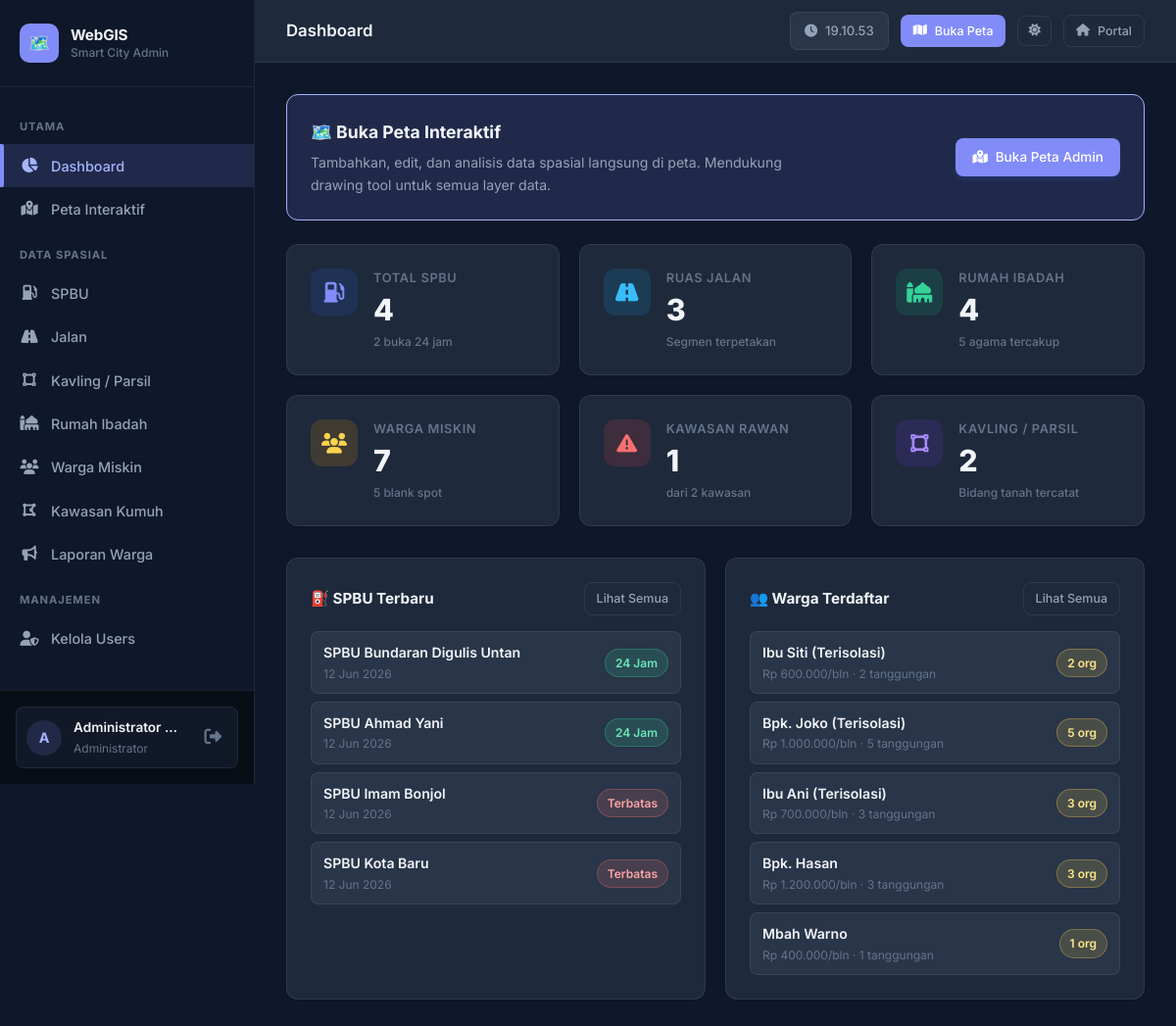
/webgis_app/panel_admin/index.php (signed in), run on an earlier commit of the app's database.
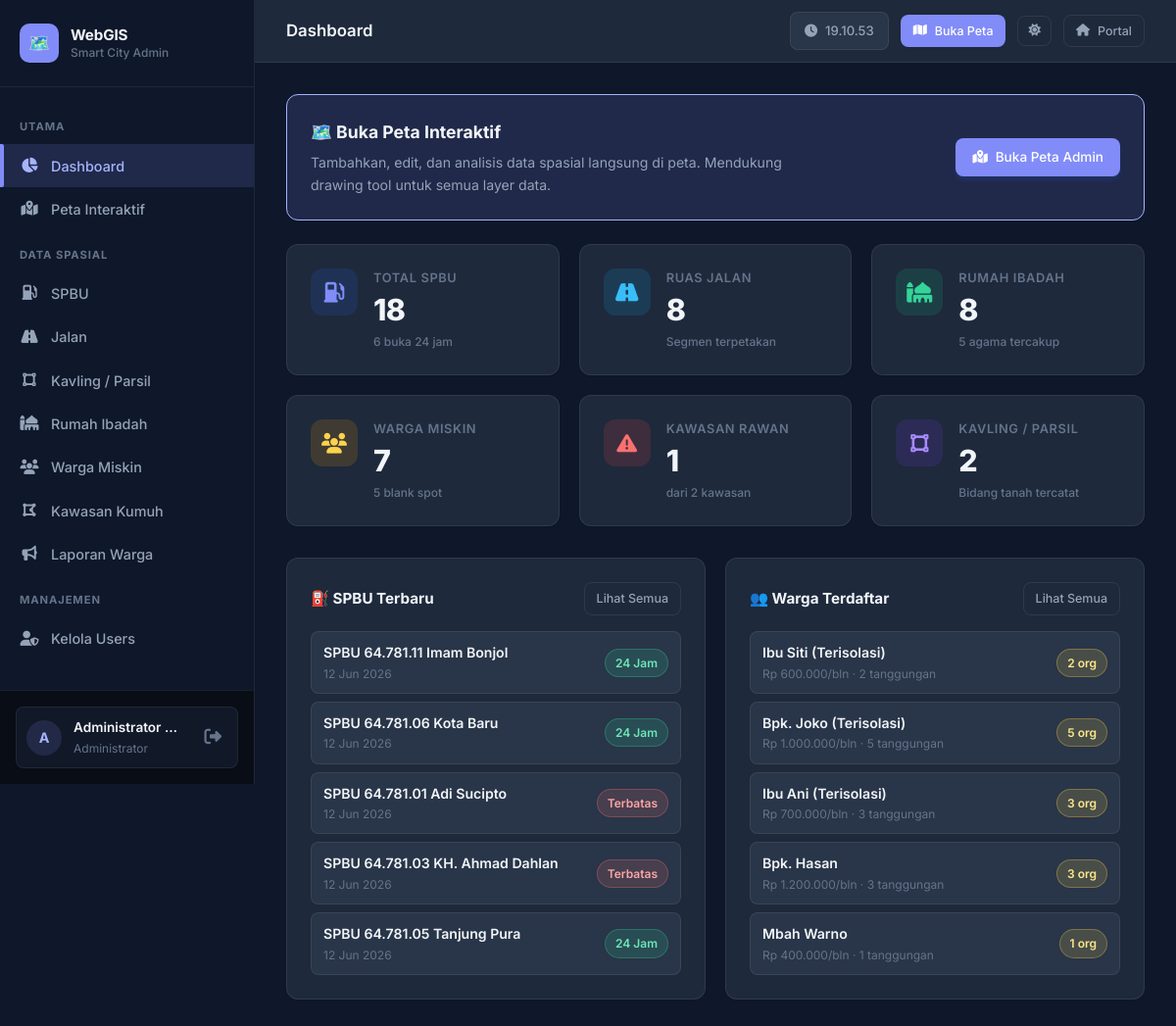
And on a later commit of the database.
### tables this page shows
CREATE TABLE spbu (
    id INT AUTO_INCREMENT PRIMARY KEY,
    nama VARCHAR(100) NOT NULL,
    deskripsi TEXT,
    buka_24_jam TINYINT(1) NOT NULL DEFAULT 0,
    geom GEOMETRY NOT NULL,
    created_at TIMESTAMP NOT NULL DEFAULT CURRENT_TIMESTAMP,
    SPATIAL INDEX idx_spbu_geom (geom)
);

CREATE TABLE warga_miskin (
    id INT AUTO_INCREMENT PRIMARY KEY,
    nama_kk VARCHAR(100) NOT NULL,
    penghasilan DECIMAL(15,2) NOT NULL,
    jumlah_tanggungan INT NOT NULL,
    geom GEOMETRY NOT NULL,
    created_at TIMESTAMP NOT NULL DEFAULT CURRENT_TIMESTAMP,
    SPATIAL INDEX idx_warga_miskin_geom (geom)
);

### webgis_app/panel_admin/index.php (the view, shortened to what the changed rows need)
<?php
$pdo = Database::getConnection();
$stats = $pdo->query("SELECT
    (SELECT COUNT(*) FROM spbu) as spbu,
    (SELECT COUNT(*) FROM jalan) as jalan,
    (SELECT COUNT(*) FROM kavling) as kavling,
    (SELECT COUNT(*) FROM rumah_ibadah) as rumah_ibadah,
    (SELECT COUNT(*) FROM warga_miskin) as warga_miskin,
    (SELECT COUNT(*) FROM kawasan_kumuh) as kawasan_kumuh,
    (SELECT COUNT(*) FROM spbu WHERE buka_24_jam=1) as spbu_24jam,
    (SELECT COUNT(*) FROM users) as total_users
")->fetch();
$recentSpbu = $pdo->query("SELECT nama, buka_24_jam, created_at FROM spbu ORDER BY created_at DESC LIMIT 5")->fetchAll();
$recentWarga = $pdo->query("SELECT nama_kk, penghasilan, jumlah_tanggungan, created_at FROM warga_miskin ORDER BY created_at DESC LIMIT 5")->fetchAll();
require_once __DIR__ . '/partials/header.php';
?>
<div class="stats-grid">
    <div class="stat-card primary">
        <div class="stat-body">
            <div class="stat-label">Total SPBU</div>
            <div class="stat-value" id="cnt-spbu"><?= $stats['spbu'] ?></div>
            <div class="stat-change"><?= $stats['spbu_24jam'] ?> buka 24 jam</div>
        </div>
    </div>
    <div class="stat-card info">
        <div class="stat-body">
            <div class="stat-label">Ruas Jalan</div>
            <div class="stat-value"><?= $stats['jalan'] ?></div>
            <div class="stat-change">Segmen terpetakan</div>
        </div>
    </div>
    <div class="stat-card success">
        <div class="stat-body">
            <div class="stat-label">Rumah Ibadah</div>
            <div class="stat-value"><?= $stats['rumah_ibadah'] ?></div>
            <div class="stat-change">5 agama tercakup</div>
        </div>
    </div>
</div>
<div style="display:grid; grid-template-columns: 1fr 1fr; gap: 20px; margin-bottom: 24px;">
    <div class="card">
        <?php if ($recentSpbu): ?>
        <div style="display:flex; flex-direction:column; gap:8px;">
            <?php foreach ($recentSpbu as $s): ?>
            <div style="display:flex; align-items:center; justify-content:space-between; padding:10px 12px; background:var(--bg-elevated); border:1px solid var(--border-light); border-radius:8px;">
                <div>
                    <div style="font-weight:600; font-size:0.88rem; color:var(--text-primary);"><?= htmlspecialchars($s['nama']) ?></div>
                    <div style="font-size:0.75rem; color:var(--text-muted);"><?= date('d M Y', strtotime($s['created_at'])) ?></div>
                </div>
                <span class="badge <?= $s['buka_24_jam'] ? 'badge-success' : 'badge-danger' ?>">
                    <?= $s['buka_24_jam'] ? '24 Jam' : 'Terbatas' ?>
                </span>
            </div>
            <?php endforeach; ?>
        </div>
        <?php else: ?>
        <p style="color:var(--text-muted); text-align:center; padding:20px 0; font-size:0.85rem;">Belum ada data SPBU</p>
        <?php endif; ?>
    </div>
    <div class="card">
        <?php if ($recentWarga): ?>
        <div style="display:flex; flex-direction:column; gap:8px;">
            <?php foreach ($recentWarga as $w): ?>
            <div style="display:flex; align-items:center; justify-content:space-between; padding:10px 12px; background:var(--bg-elevated); border:1px solid var(--border-light); border-radius:8px;">
                <div>
                    <div style="font-weight:600; font-size:0.88rem; color:var(--text-primary);"><?= htmlspecialchars($w['nama_kk']) ?></div>
                    <div style="font-size:0.75rem; color:var(--text-muted);">Rp <?= number_format($w['penghasilan'],0,',','.') ?>/bln · <?= $w['jumlah_tanggungan'] ?> tanggungan</div>
                </div>
                <span class="badge badge-warning"><?= $w['jumlah_tanggungan'] ?> org</span>
            </div>
            <?php endforeach; ?>
        </div>
        <?php else: ?>
        <p style="color:var(--text-muted); text-align:center; padding:20px 0; font-size:0.85rem;">Belum ada data warga</p>
        <?php endif; ?>
    </div>
</div>
<?php require_once __DIR__ . '/partials/footer.php'; ?>

What changed in the data, as far as the page shows it:
no longer on this page (row edited): spbu: nama "SPBU Bundaran Digulis Untan", created_at "12 Jun 2026", buka_24_jam "24 Jam"
changed spbu: nama "SPBU Ahmad Yani" → "SPBU 64.781.11 Imam Bonjol"
changed spbu: nama "SPBU Imam Bonjol" → "SPBU 64.781.06 Kota Baru"; buka_24_jam "Terbatas" → "24 Jam"
changed spbu: nama "SPBU Kota Baru" → "SPBU 64.781.01 Adi Sucipto"
added spbu: nama "SPBU 64.781.03 KH. Ahmad Dahlan", created_at "12 Jun 2026", buka_24_jam "Terbatas"
added spbu: nama "SPBU 64.781.05 Tanjung Pura", created_at "12 Jun 2026", buka_24_jam "24 Jam"
Also different on the page:
$stats['spbu']: "4" → "18"
$stats['spbu_24jam']: "2" → "6"
$stats['jalan']: "3" → "8"
$stats['rumah_ibadah']: "4" → "8"
